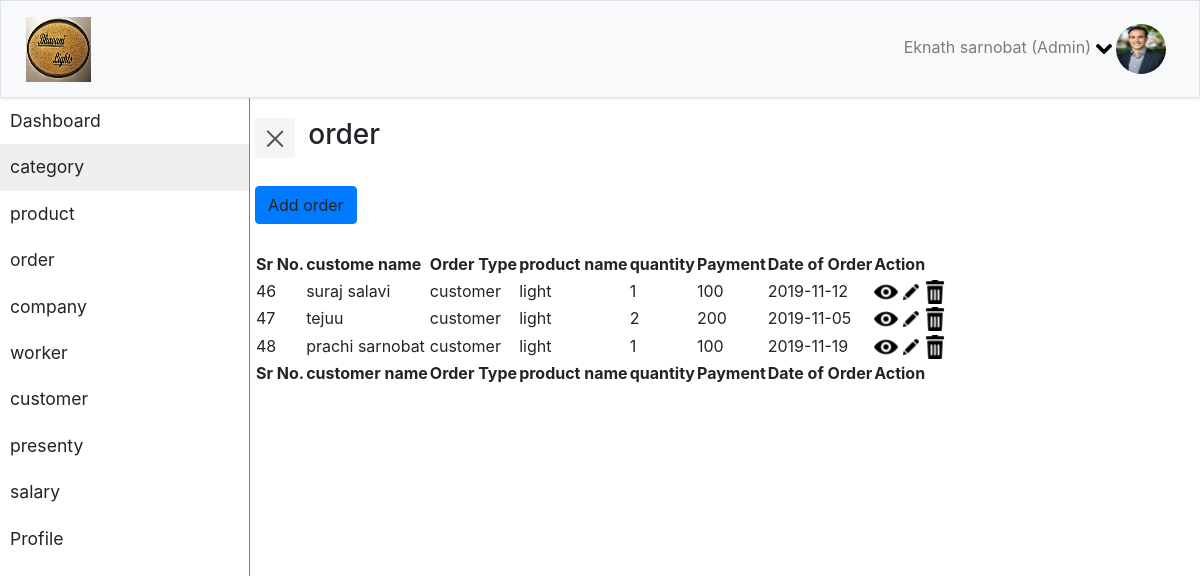
The app's page /order.php with its own data.
### tables this page shows
CREATE TABLE `order` (
  `order_type` text NOT NULL,
  `orderid` int(11) NOT NULL,
  `date` date NOT NULL,
  `payment` int(11) NOT NULL,
  `productid` int(45) NOT NULL,
  `quantity` int(11) NOT NULL,
  `customer_name` text NOT NULL
);

CREATE TABLE `product` (
  `product_name` varchar(45) NOT NULL,
  `productid` int(45) NOT NULL,
  `size` varchar(45) NOT NULL,
  `shape` varchar(45) NOT NULL,
  `quantity` int(11) NOT NULL,
  `prize` int(11) NOT NULL
);

### classes/Order.php (called while the page is built, shortened)
<?php
class Order
{
public static function selectorder(Order $order)
{
$con=Database::getCon();
$query="SELECT (o.quantity*p.prize) as payment,o.customer_name,o.orderid,o.order_type,p.productid,p.product_name,o.quantity,o.date from `order` o,product p where o.productid=p.productid";
$result=mysqli_query($con,$query);
if(mysqli_num_rows($result)>0)
{
	return $result;
}
else{
	return false;
}
}
}
?>

### order.php (the view, shortened to what this page needs)
<?php
include("classes/Order.php");
$order=new Order();
?>
<!DOCTYPE html>
<html>
<head>
    <link rel="stylesheet" href="css/bootstrap.min.css">
    <link rel="stylesheet" href="css/style.css">
    <link rel="stylesheet" href="css/jquery.dataTables.min.css">
    <link rel="stylesheet" href="css/buttons.dataTables.min.css">
    <link rel="stylesheet" href="css/custom.css">
    <link rel="stylesheet" href="css/jquery.dataTables.min.css">
    <link rel="stylesheet" href="css/buttons.dataTables.min.css">
</head>
<body>
    <section id="header">
        <nav class="navbar navbar-expand-lg navbar-light bg-light border">
                <div class="container-fluid">
                     <img src="images/logo.png" alt="" class="float-left" height="65" width="65">
                    <div class="collapse navbar-collapse" id="navbarSupportedContent">
                            <ul class="nav navbar-nav ml-auto">
                                        <li class="dropdown nav-item">
                                                <a class="nav-link" data-toggle="dropdown">
                                                  <span> Eknath sarnobat (Admin) <img src="icons/chevron-arrow-down.png"></span> <img src="images/profile-image.jpg" height="50" width="50" class="rounded-circle">
                                                </a>
                                            </li>
                            </ul>
                        </div>
                </div>
        </nav>
    </section>
    <section>
            <div class="wrapper">
                <nav id="sidebar" class="">
                     <ul class="list-unstyled">
							<li>
                                <a href="dashboard.php">Dashboard</a>
                            </li>
                            <li class="active">
                                <a href="category.php">category</a>
                            </li>
                            <li>
                                <a href="product.php">product</a>
                            </li>
							<li>
                                <a href="order.php">order</a>
                            </li>
							<li>
                                <a href="company.php">company</a>
                            </li>
							<li>
                                <a href="worker.php">worker</a>
                            </li>
							<li>
                                <a href="customer.php">customer</a>
                            </li>
							<li>
                                <a href="presenty.php">presenty</a>
                            </li>
							<li>
                                <a href="salary.php">salary</a>
                            </li>
                            <li>
                                <a href="profile.php">Profile</a>
                            </li>
                    </ul>
            </nav>
            <div id="content">
                <div class="row" style="margin-bottom:20pt">
                        <button type="button" id="sidebarCollapse" class="navbar-btn">
                                <span></span>
                            </button>
                            <h3 style="margin-left:10pt">order</h3>
                </div>
                 <div class="row" style="margin-bottom:20pt">
                    <a type="button" class="btn btn-primary" data-toggle='modal' data-target='#myModal' style='display:inline'>Add order</a>
                </div>
                <div class="row">
                                <table id="functionality" class="display mt20">
                                        <thead>
                                            <tr>
                                                <th>Sr No.</th>
												 <th>custome name</th>
                                                <th> Order Type</th>
												<th> product name</th>
												<th> quantity</th>
												  <th>Payment</th>
                                                <th> Date of Order</th>
                                                <th>Action</th>
                                            </tr>
                                        </thead>
                                        <tbody>
                                            <?php
										if($result=Order::selectOrder($order))
										{
											while($record=mysqli_fetch_array($result))
											{
                                            echo"<tr>
										<form method='post'name='form1'>
                                        <input type='hidden' name='uniq' value=".$record['orderid'].">
                                                <tr>
												<td>".$record['orderid']."</td>
												<td>".$record['customer_name']."</td>
												<td>".$record['order_type']."</td>
												<td>".$record['product_name']."</td>
												<td>".$record['quantity']."</td>
												<td>".$record['payment']."</td>
												<td>".$record['date']."</td>
                                          <td><a href='#Modalview".$record['orderid']."' data-toggle='modal' data-target='#Modalview".$record['orderid']."' style='display:inline'><img src='icons/eye.png'></a>
                                                    <a href='#Modalupdate".$record['orderid']."' data-toggle='modal' data-target='#Modalupdate".$record['orderid']."' style='display:inline'><img src='icons/pencil-edit-button.png'></a>
                                                    <a href='#Modaldelete".$record['orderid']."' data-toggle='modal' data-target='#Modaldelete".$record['orderid']."' style='display:inline'><img src='icons/rubbish-bin.png'></a>
                                                </td>
												</form>
                                            </tr>";
											}
										}
											?>
                                        </tbody>
                                        <tfoot>
                                            <tr>
                                                <th>Sr No.</th>
												 <th>customer name</th>
                                                <th>Order Type</th>
												<th> product name</th>
												<th> quantity</th>
												  <th>Payment</th>
                                                <th>Date of Order</th>
                                               <th>Action</th>
                                            </tr>
                                        </tfoot>
                                    </table>
                        </div>
            </div>
        </div>
    </section>
</body>
</html>

### css/style.css (style rules this page uses)
a, a:hover, a:focus { color: inherit; text-decoration: none; transition: all 0.3s; }
.navbar { padding: 15px 10px; background: #fff; border: none; border-radius: 0; box-shadow: 1px 1px 3px rgba(0, 0, 0, 0.1); }
.navbar-btn { box-shadow: none; outline: none !important; border: none; }
.wrapper { display: flex; width: 100%; align-items: stretch; perspective: 1500px; }
#sidebar { min-width: 250px; max-width: 250px; transform-origin: bottom left; border-right: 1px solid gray; }
#sidebar ul li a { padding: 10px; font-size: 1.1em; display: block; }
#sidebar ul li.active > a, a[aria-expanded="true"] { background-color: #1111 }
#content { width: 100%; padding: 20px; min-height: 100vh; transition: all 0.3s; }
#sidebarCollapse { width: 40px; height: 40px; background: #f5f5f5; cursor: pointer; }
#sidebarCollapse span { width: 80%; height: 2px; margin: 0 auto; display: block; background: #555; transition: all 0.8s cubic-bezier(0.810, -0.330, 0.345, 1.375); transition-delay: 0.2s; }
#sidebarCollapse span:last-of-type { transform: rotate(-45deg) translate(1px, -1px); }

### records on screen
order: orderid "46", customer_name "suraj salavi", order_type "customer", productid.product_name "light", quantity "1", payment "100", date "2019-11-12"
order: orderid "47", customer_name "tejuu", order_type "customer", productid.product_name "light", quantity "2", payment "200", date "2019-11-05"
order: orderid "48", customer_name "prachi sarnobat", order_type "customer", productid.product_name "light", quantity "1", payment "100", date "2019-11-19"
